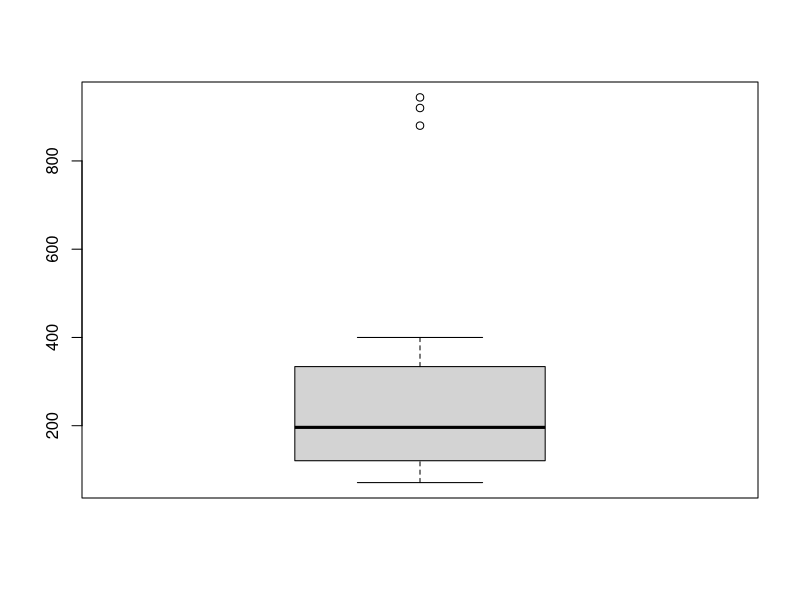

The R source for this figure: (Note: this script raises an error after producing the figure.)
data <- mtcars
data$disp

mtcars$disp[which(mtcars$disp>420)] <- 
  c(mtcars$disp[which(mtcars$disp>420)]*2)
mtcars$disp

boxplot(mtcars$disp)

outliers <- boxplot(mtcar$disp, plot = FALSE)$out
outliers

mtcars[which(mtcars$disp %in% outliers) ,]

newMtcars <- mtcars[-which(mtcars$disp %in% outliers),]

boxplot(newMtcars$disp)
